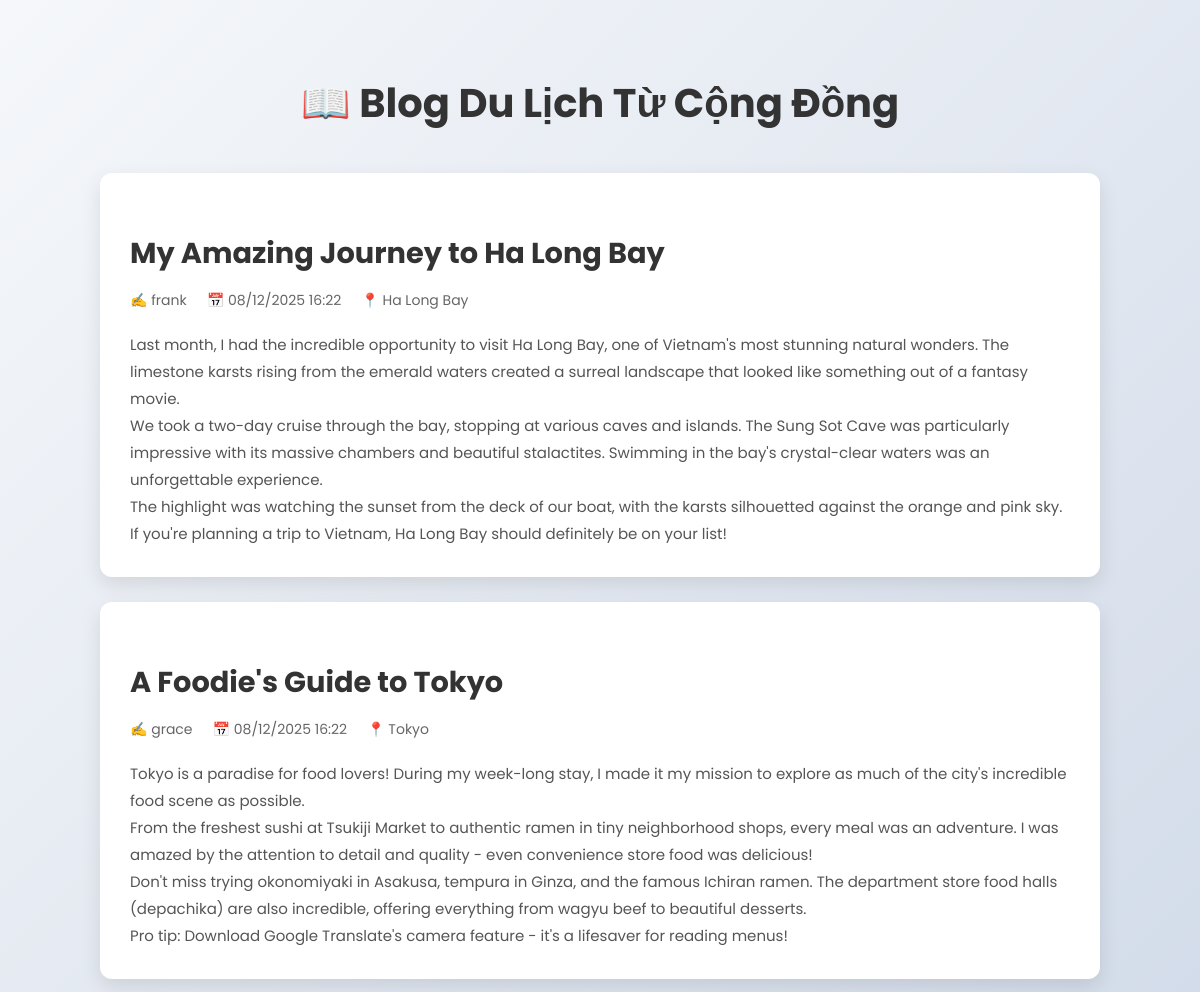
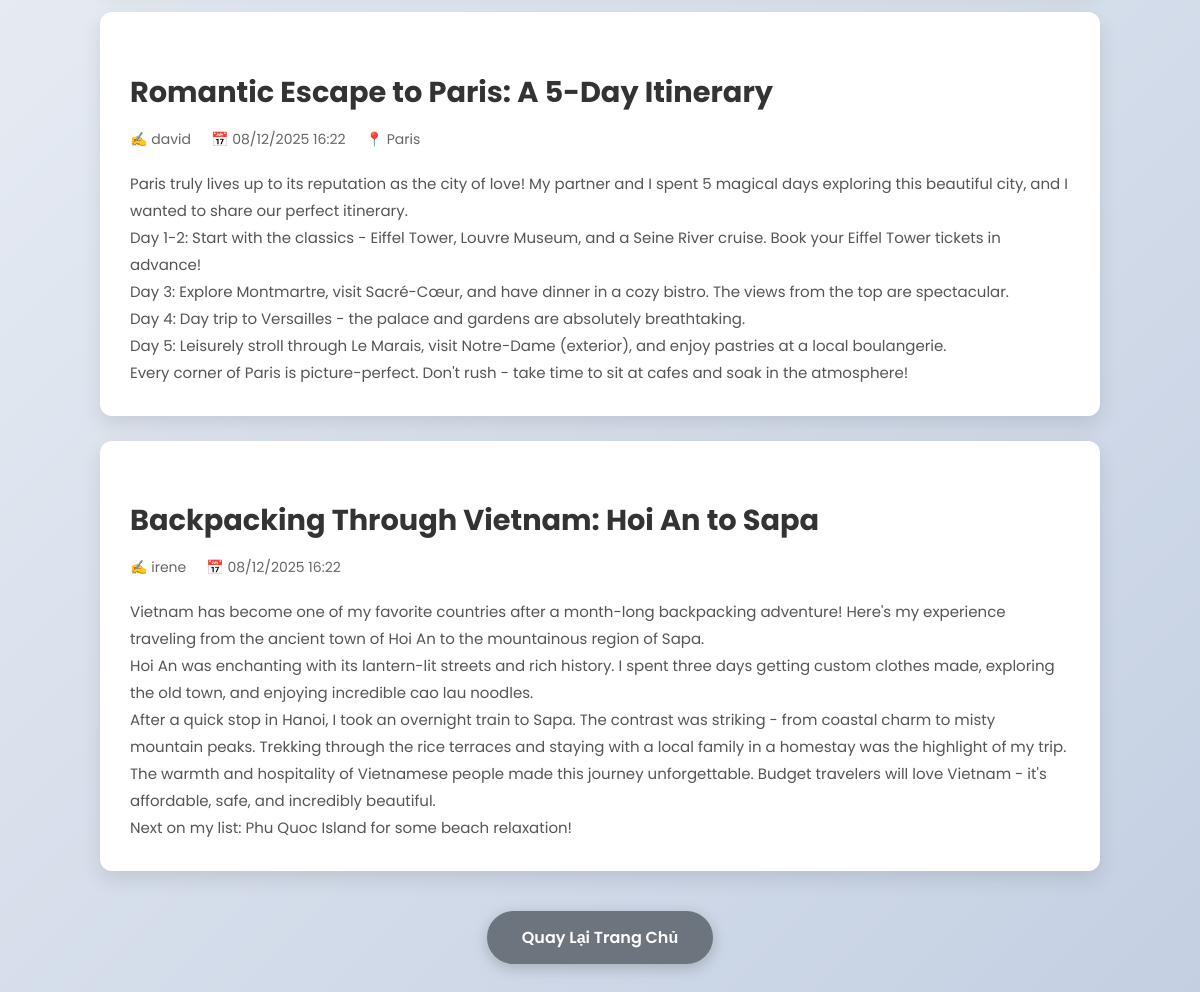
/blogs.php, run on the app's committed database (2 pictures, top to bottom).
### tables this page shows
CREATE TABLE IF NOT EXISTS blogs (
    blog_id INT AUTO_INCREMENT PRIMARY KEY,
    title VARCHAR(255) NOT NULL,
    content TEXT NOT NULL,
    user_id INT NOT NULL,
    destination_id INT NULL,
    created_at TIMESTAMP DEFAULT CURRENT_TIMESTAMP,
    FOREIGN KEY (user_id) REFERENCES users(user_id) ON DELETE CASCADE,
    FOREIGN KEY (destination_id) REFERENCES destinations(destination_id) ON DELETE SET NULL
);

CREATE TABLE IF NOT EXISTS users (
    user_id INT AUTO_INCREMENT PRIMARY KEY,
    username VARCHAR(50) NOT NULL UNIQUE,
    password VARCHAR(255) NOT NULL,
    role VARCHAR(20) DEFAULT 'user'
);

CREATE TABLE IF NOT EXISTS destinations (
    destination_id INT AUTO_INCREMENT PRIMARY KEY,
    name VARCHAR(100) NOT NULL,
    country VARCHAR(100) NOT NULL,
    description TEXT,
    image_url VARCHAR(10000),
     category VARCHAR(50),
    province VARCHAR(100)
);

### blogs.php (the view, shortened to what this page needs)
<?php
include 'config.php';
$blogs = $conn->query("SELECT b.*, u.username, d.name as dest_name
                       FROM blogs b
                       JOIN users u ON b.user_id=u.user_id
                       LEFT JOIN destinations d ON b.destination_id=d.destination_id
                       ORDER BY b.created_at DESC");
?>
<!DOCTYPE html>
<html lang="vi">
<head>
</head>
<body>
<div class="container">
    <h2>📖 Blog Du Lịch Từ Cộng Đồng</h2>
    <?php if ($blogs->num_rows > 0): ?>
        <?php while($b = $blogs->fetch_assoc()): ?>
        <div class="blog">
            <h3><?= htmlspecialchars($b['title']) ?></h3>
            <div class="blog-meta">
                <span>✍️ <?= htmlspecialchars($b['username']) ?></span>
                <span>📅 <?= date('d/m/Y H:i', strtotime($b['created_at'])) ?></span>
                <?php if($b['dest_name']): ?>
                    <span>📍 <?= htmlspecialchars($b['dest_name']) ?></span>
                <?php endif; ?>
            </div>
            <div class="blog-content">
                <?= nl2br(htmlspecialchars($b['content'])) ?>
            </div>
        </div>
        <?php endwhile; ?>
    <?php else: ?>
        <div class="no-blogs">
            Chưa có blog nào. Hãy là người đầu tiên chia sẻ trải nghiệm của bạn! ✨
        </div>
    <?php endif; ?>
    <div class="actions">
        <a href="landing.php" class="btn">Quay Lại Trang Chủ</a>
    </div>
</div>
</body>
</html>

### blogs.php (style rules this page uses)
body { font-family: 'Poppins', sans-serif; margin: 0; background: linear-gradient(135deg, #f5f7fa 0%, #c3cfe2 100%); padding: 40px 20px; }
.container { max-width: 1000px; margin: 0 auto; }
h2 { text-align: center; color: #333; font-size: 2.5rem; margin-bottom: 40px; }
.blog { background: white; border-radius: 12px; padding: 30px; margin-bottom: 25px; box-shadow: 0 8px 20px rgba(0,0,0,0.1); transition: transform 0.3s; position: relative; }
.blog h3 { color: #333; font-size: 1.8rem; margin-bottom: 15px; }
.blog-meta { display: flex; gap: 20px; font-size: 14px; color: #666; margin-bottom: 20px; flex-wrap: wrap; }
.blog-meta span { display: flex; align-items: center; gap: 5px; }
.blog-content { line-height: 1.8; color: #555; font-size: 15px; }
.actions { text-align: center; margin: 40px 0; display: flex; justify-content: center; gap: 20px; flex-wrap: wrap; }
.btn { display: inline-block; padding: 14px 35px; background: #6c757d; color: white; text-decoration: none; border-radius: 50px; font-weight: 600; font-size: 16px; box-shadow: 0 4px 15px rgba(0,0,0,0.2); transition: all 0.3s; }

### data on the page
blogs: title "My Amazing Journey to Ha Long Bay", user.username "frank", created_at "08/12/2025 16:22", destination.name "Ha Long Bay", content "Last month, I had the incredible opportunity to visit Ha Long Bay, one of Vietnam's most stunning natural wonders. The limestone karsts rising from the emerald waters created a surreal landscape that looked like something out of a fantasy movie. We took a two-day cruise through the bay, stopping at various caves and islands. The Sung Sot Cave was particularly impressive with its massive chambers and beautiful stalactites. Swimming in the bay's crystal-clear waters was an unforgettable experience. The highlight was watching the sunset from the deck of our boat, with the karsts silhouetted against the orange and pink sky. If you're planning a trip to Vietnam, Ha Long Bay should definitely be…"
blogs: title "A Foodie's Guide to Tokyo", user.username "grace", created_at "08/12/2025 16:22", destination.name "Tokyo", content "Tokyo is a paradise for food lovers! During my week-long stay, I made it my mission to explore as much of the city's incredible food scene as possible. From the freshest sushi at Tsukiji Market to authentic ramen in tiny neighborhood shops, every meal was an adventure. I was amazed by the attention to detail and quality - even convenience store food was delicious! Don't miss trying okonomiyaki in Asakusa, tempura in Ginza, and the famous Ichiran ramen. The department store food halls (depachika) are also incredible, offering everything from wagyu beef to beautiful desserts. Pro tip: Download Google Translate's camera feature - it's a lifesaver for reading menus!"
blogs: title "Romantic Escape to Paris: A 5-Day Itinerary", user.username "david", created_at "08/12/2025 16:22", destination.name "Paris", content "Paris truly lives up to its reputation as the city of love! My partner and I spent 5 magical days exploring this beautiful city, and I wanted to share our perfect itinerary. Day 1-2: Start with the classics - Eiffel Tower, Louvre Museum, and a Seine River cruise. Book your Eiffel Tower tickets in advance! Day 3: Explore Montmartre, visit Sacré-Cœur, and have dinner in a cozy bistro. The views from the top are spectacular. Day 4: Day trip to Versailles - the palace and gardens are absolutely breathtaking. Day 5: Leisurely stroll through Le Marais, visit Notre-Dame (exterior), and enjoy pastries at a local boulangerie. Every corner of Paris is picture-perfect. Don't rush - take time to sit at…"
blogs: title "Backpacking Through Vietnam: Hoi An to Sapa", user.username "irene", created_at "08/12/2025 16:22", content "Vietnam has become one of my favorite countries after a month-long backpacking adventure! Here's my experience traveling from the ancient town of Hoi An to the mountainous region of Sapa. Hoi An was enchanting with its lantern-lit streets and rich history. I spent three days getting custom clothes made, exploring the old town, and enjoying incredible cao lau noodles. After a quick stop in Hanoi, I took an overnight train to Sapa. The contrast was striking - from coastal charm to misty mountain peaks. Trekking through the rice terraces and staying with a local family in a homestay was the highlight of my trip. The warmth and hospitality of Vietnamese people made this journey unforgettable.…"
